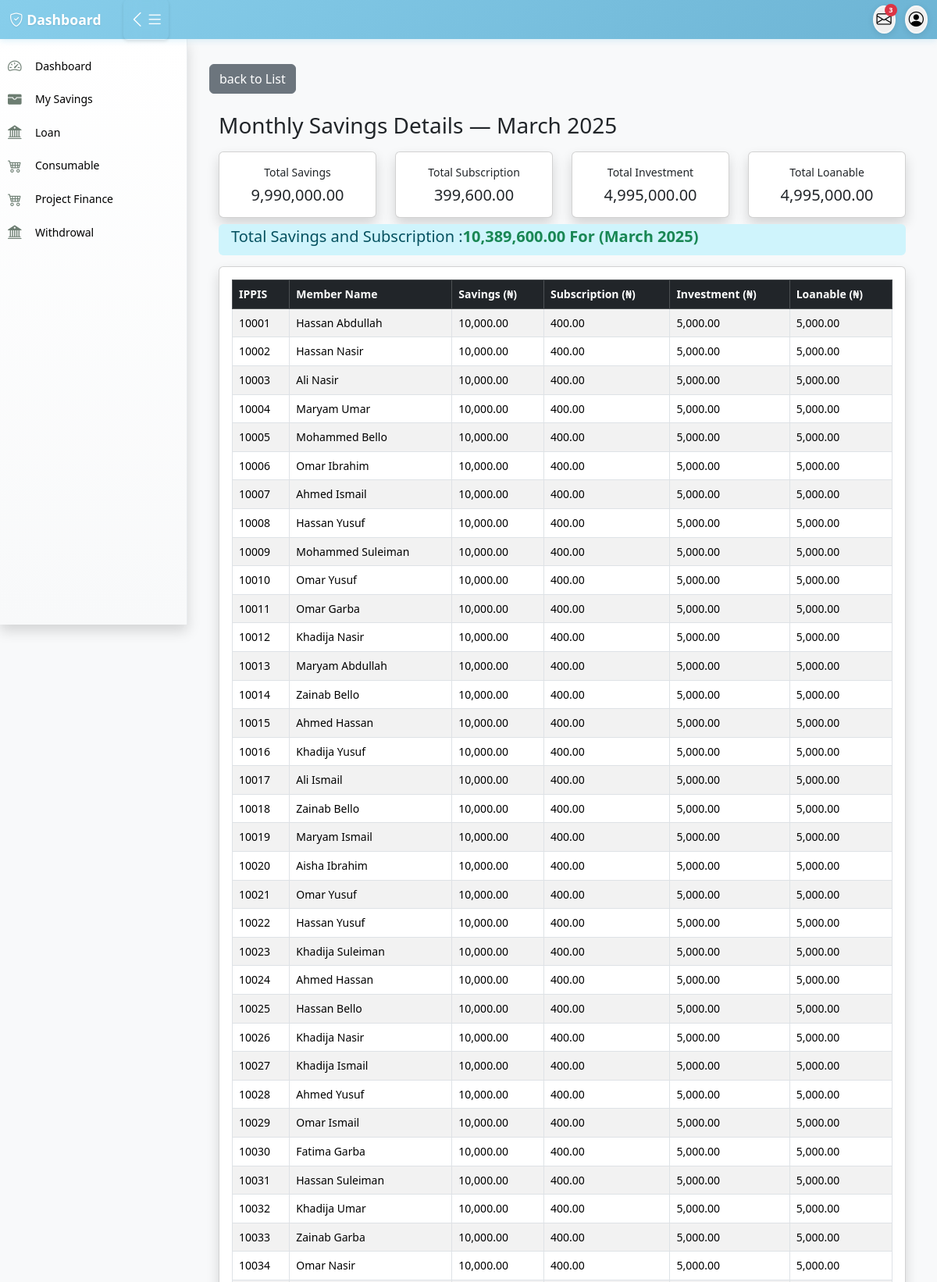
/savings/monthly-uploads/2025-03/ (upper part), run on the app's committed database.
### accounts/models.py (models this page shows, shortened)
class Member(models.Model):
    member = models.OneToOneField(User, on_delete=models.CASCADE, null=True, blank=True,related_name='member')
    ippis = models.IntegerField(unique=True)  # Required and unique
    total_savings = models.DecimalField(max_digits=12, decimal_places=2, blank=True, null=True)

class User(AbstractUser):
    first_name = models.CharField(max_length=100)
    last_name = models.CharField(max_length=100)
    other_name = models.CharField(max_length=100,blank=True,null=True)
    date_of_birth = models.DateField(blank=True,null=True)
    username = models.CharField(max_length=100, unique=True)
    savings = models.IntegerField(blank=True,null=True)
    account_type = models.CharField(max_length=100,blank=True,null=True)
    department = models.CharField(max_length=100)
    unit = models.CharField(max_length=100,blank=True,null=True)
    gender = models.ForeignKey(Gender, on_delete=models.CASCADE, blank=True, null=True)
    group = models.ForeignKey(UserGroup, on_delete=models.CASCADE, blank=True, null=True)
    marital_status = models.ForeignKey(MaritalStatus,on_delete=models.SET_NULL, null=True, blank=True)
    religion = models.ForeignKey(Religion, on_delete=models.SET_NULL, null=True, blank=True,)
    passport = models.ImageField(upload_to='passport', blank=True, null=True)
    phone1 = models.CharField(max_length=15,null=True, blank=True)
    phone2 = models.CharField(max_length=15, null=True, blank=True)
    email = models.EmailField(blank=True, null=True)
    member_number = models.CharField(max_length=100)

### savings/models.py (models this page shows, shortened)
class Savings(models.Model):
    member = models.ForeignKey("accounts.Member", on_delete=models.CASCADE,related_name="savings")
    month = models.DateField(db_index=True)
    month_saving = models.DecimalField(max_digits=10, decimal_places=2)
    original_amount = models.DecimalField(max_digits=10, decimal_places=2, null=True, blank=True)
    date_created = models.DateTimeField(auto_now_add=True)
    class Meta:
        unique_together = ("member", "month")  # Prevents duplicates for the same month
        indexes = [
        models.Index(fields=["member", "month"]),
    ]

class Interest(models.Model):
    member = models.ForeignKey("accounts.Member", on_delete=models.CASCADE)
    month = models.DateField(db_index=True)
    amount_deducted = models.DecimalField(max_digits=10, decimal_places=2, default=400.00)
    date_deducted = models.DateField(auto_now_add=True)
    class Meta:
        unique_together = ("member", "month")  # Prevent duplicate deductions

class Investment(models.Model):
    member = models.ForeignKey("accounts.Member", on_delete=models.CASCADE)
    month = models.DateField(db_index=True)
    amount = models.DecimalField(max_digits=10, decimal_places=2)
    total_amount = models.DecimalField(max_digits=10, decimal_places=2)
    date_created = models.DateTimeField(auto_now_add=True)

class Loanable(models.Model):
    member = models.ForeignKey("accounts.Member", on_delete=models.CASCADE)
    month = models.DateField(db_index=True)
    amount = models.DecimalField(max_digits=10, decimal_places=2)
    total_amount = models.DecimalField(max_digits=10, decimal_places=2, null=False, blank=False)
    date_created = models.DateTimeField(auto_now_add=True)

### savings/views.py (the view)
# urls.py: path("monthly-uploads/<str:month>/", views.view_monthly_savings, name="view_monthly_savings"),
def view_monthly_savings(request, month):
    try:
        month_start = datetime.strptime(month, "%Y-%m").date()
    except ValueError:
        messages.error(request, "Invalid month format.")
        return redirect("monthly_savings_uploads")
    savings_qs = (
        Savings.objects
        .filter(month=month_start)
        .select_related("member")
        .order_by("member__ippis")
    )
    member_ids = [s.member_id for s in savings_qs]
    loanables = {
        l.member_id: l.amount for l in Loanable.objects.filter(member_id__in=member_ids, month=month_start)
    }
    investments = {
        i.member_id: i.amount for i in Investment.objects.filter(member_id__in=member_ids, month=month_start)
    }
    interests = {
        it.member_id: it.amount_deducted for it in Interest.objects.filter(member_id__in=member_ids, month=month_start)
    }
    savings_data = []
    for s in savings_qs:
        member = s.member
        savings_data.append({
            "member": member,
            "savings": s.month_saving,
            "interest": interests.get(member.id, 0),
            "investment": investments.get(member.id, 0),
            "loanable": loanables.get(member.id, 0),
        })
    paginator = Paginator(savings_data, 100)  # ✅ 25 members per page
    page_number = request.GET.get("page")
    page_obj = paginator.get_page(page_number)
    total_uploaded = sum(item["savings"] for item in savings_data)
    total_interest = sum(item["interest"] for item in savings_data)
    total_investment = sum(item["investment"] for item in savings_data)
    total_loanable = sum(item["loanable"] for item in savings_data)
    total_saving_intresr = total_uploaded + total_interest
    print(total_saving_intresr)
    context = {
        'total_saving_intresr':total_saving_intresr,
        "month": month_start,
        "page_obj": page_obj,
        "total_uploaded": total_uploaded,
        "total_interest": total_interest,
        "total_investment": total_investment,
        "total_loanable": total_loanable,
    }
    return render(request, "saving/monthly_savings_details.html", context)

### templates/saving/monthly_savings_details.html (shortened to what this page needs)
{% extends 'base/base.html' %}
{% load humanize %}
{% block content %}
<a href="{% url 'monthly_savings_uploads' %}" class="btn btn-secondary">back to List</a>
<div class="container mt-4">
    <h3>Monthly Savings Details — {{ month|date:"F Y" }}</h3>
    <div class="row">
  <div class="col-md-3 mt-2">
    <div class="card shadow text-dark text-center">
      <div class="card-body">
        <p class="card-title"> Total Savings</p>
        <h5 class="card-text ">{{ total_uploaded|floatformat:2|intcomma }}</h5>
      </div>
    </div>
  </div>
  <div class="col-md-3 mt-2">
    <div class="card shadow text-dark text-center">
      <div class="card-body">
        <p class="card-title">Total Subscription</p>
        <h5 class="card-text ">{{ total_interest|floatformat:2|intcomma }}</h5>
      </div>
    </div>
  </div>
  <div class="col-md-3 mt-2">
    <div class="card shadow text-dark text-center">
      <div class="card-body">
        <p class="card-title">Total Investment</p>
        <h5 class="card-text ">{{ total_investment|floatformat:2|intcomma }}</h5>
      </div>
    </div>
  </div>
  <div class="col-md-3 mt-2">
    <div class="card shadow text-dark text-center">
      <div class="card-body">
        <p class="card-title">Total Loanable</p>
        <h5 class="card-text ">{{ total_loanable|floatformat:2|intcomma }}</h5>
      </div>
    </div>
  </div>
</div>
<div class="alert alert-info py-1 mt-2">
  <h5>Total Savings and Subscription  :<strong class="text-success">{{total_saving_intresr|floatformat:2|intcomma}} For  ({{ month|date:"F Y" }})</strong></h5>
</div>
    <div class="card shadow p-3">
      <div class="table-responsive">
        <table class="table table-bordered table-striped">
            <thead class="table-dark">
                <tr>
                    <th>IPPIS</th>
                    <th>Member Name</th>
                    <th class="text-start">Savings (₦)</th>
                    <th class="text-start">Subscription (₦)</th>
                    <th class="text-start">Investment (₦)</th>
                    <th class="text-start">Loanable (₦)</th>
                </tr>
            </thead>
            <tbody>
                {% for data in page_obj %}
                <tr>
                    <td>{{ data.member.ippis }}</td>
                    <td>{{ data.member.member.first_name }} {{ data.member.member.last_name }}</td>
                    <td class="text-start">{{ data.savings|floatformat:2|intcomma }}</td>
                    <td class="text-start">{{ data.interest|floatformat:2|intcomma }}</td>
                    <td class="text-start">{{ data.investment|floatformat:2|intcomma }}</td>
                    <td class="text-start">{{ data.loanable|floatformat:2|intcomma }}</td>
                </tr>
                {% empty %}
                <tr>
                    <td colspan="6" class="text-center text-danger">No savings records found for this month.</td>
                </tr>
                {% endfor %}
            </tbody>
        </table>
    </div>
    </div>
</div>
{% endblock %}

### static/css/style.css (style rules this page uses)
:root { --sidebar-width: 240px; --sidebar-collapsed-width: 60px; --navbar-height: 50px; --primary-color: #cacadb; --primary-color: #5d5d81; --secondary-color: #4b4b6c; --accent-color: rgb(98, 145, 192); --success-color: #27ae60; --warning-color: #f39c12; --danger-color: #e74c3c; }
* { box-sizing: border-box; }
body { font-family: 'Segoe UI', Tahoma, Geneva, Verdana, sans-serif; background-color: #f8f9fa; margin: 0; padding: 0; font-size: 14px; line-height: 1.4; }
.alert { border: none; border-radius: 6px; margin-bottom: 0.875rem; padding: 0.75rem 1rem; font-size: 0.875rem; }

### data on the page
Member: member.ippis "10001", member.member.first_name "Hassan", member.member.last_name "Abdullah", savings "10,000.00", interest "400.00", investment "5,000.00", loanable "5,000.00"
Member: member.ippis "10002", member.member.first_name "Hassan", member.member.last_name "Nasir", savings "10,000.00", interest "400.00", investment "5,000.00", loanable "5,000.00"
Member: member.ippis "10003", member.member.first_name "Ali", member.member.last_name "Nasir", savings "10,000.00", interest "400.00", investment "5,000.00", loanable "5,000.00"
Member: member.ippis "10004", member.member.first_name "Maryam", member.member.last_name "Umar", savings "10,000.00", interest "400.00", investment "5,000.00", loanable "5,000.00"
Member: member.ippis "10005", member.member.first_name "Mohammed", member.member.last_name "Bello", savings "10,000.00", interest "400.00", investment "5,000.00", loanable "5,000.00"
Member: member.ippis "10006", member.member.first_name "Omar", member.member.last_name "Ibrahim", savings "10,000.00", interest "400.00", investment "5,000.00", loanable "5,000.00"
Member: member.ippis "10007", member.member.first_name "Ahmed", member.member.last_name "Ismail", savings "10,000.00", interest "400.00", investment "5,000.00", loanable "5,000.00"
Member: member.ippis "10008", member.member.first_name "Hassan", member.member.last_name "Yusuf", savings "10,000.00", interest "400.00", investment "5,000.00", loanable "5,000.00"
Member: member.ippis "10009", member.member.first_name "Mohammed", member.member.last_name "Suleiman", savings "10,000.00", interest "400.00", investment "5,000.00", loanable "5,000.00"
Member: member.ippis "10010", member.member.first_name "Omar", member.member.last_name "Yusuf", savings "10,000.00", interest "400.00", investment "5,000.00", loanable "5,000.00"
Member: member.ippis "10011", member.member.first_name "Omar", member.member.last_name "Garba", savings "10,000.00", interest "400.00", investment "5,000.00", loanable "5,000.00"
Member: member.ippis "10012", member.member.first_name "Khadija", member.member.last_name "Nasir", savings "10,000.00", interest "400.00", investment "5,000.00", loanable "5,000.00"
Member: member.ippis "10013", member.member.first_name "Maryam", member.member.last_name "Abdullah", savings "10,000.00", interest "400.00", investment "5,000.00", loanable "5,000.00"
Member: member.ippis "10014", member.member.first_name "Zainab", member.member.last_name "Bello", savings "10,000.00", interest "400.00", investment "5,000.00", loanable "5,000.00"
Member: member.ippis "10015", member.member.first_name "Ahmed", member.member.last_name "Hassan", savings "10,000.00", interest "400.00", investment "5,000.00", loanable "5,000.00"
Member: member.ippis "10016", member.member.first_name "Khadija", member.member.last_name "Yusuf", savings "10,000.00", interest "400.00", investment "5,000.00", loanable "5,000.00"
Member: member.ippis "10017", member.member.first_name "Ali", member.member.last_name "Ismail", savings "10,000.00", interest "400.00", investment "5,000.00", loanable "5,000.00"
Member: member.ippis "10018", member.member.first_name "Zainab", member.member.last_name "Bello", savings "10,000.00", interest "400.00", investment "5,000.00", loanable "5,000.00"
Member: member.ippis "10019", member.member.first_name "Maryam", member.member.last_name "Ismail", savings "10,000.00", interest "400.00", investment "5,000.00", loanable "5,000.00"
Member: member.ippis "10020", member.member.first_name "Aisha", member.member.last_name "Ibrahim", savings "10,000.00", interest "400.00", investment "5,000.00", loanable "5,000.00"
Member: member.ippis "10021", member.member.first_name "Omar", member.member.last_name "Yusuf", savings "10,000.00", interest "400.00", investment "5,000.00", loanable "5,000.00"
Member: member.ippis "10022", member.member.first_name "Hassan", member.member.last_name "Yusuf", savings "10,000.00", interest "400.00", investment "5,000.00", loanable "5,000.00"
Member: member.ippis "10023", member.member.first_name "Khadija", member.member.last_name "Suleiman", savings "10,000.00", interest "400.00", investment "5,000.00", loanable "5,000.00"
Member: member.ippis "10024", member.member.first_name "Ahmed", member.member.last_name "Hassan", savings "10,000.00", interest "400.00", investment "5,000.00", loanable "5,000.00"
Member: member.ippis "10025", member.member.first_name "Hassan", member.member.last_name "Bello", savings "10,000.00", interest "400.00", investment "5,000.00", loanable "5,000.00"
Member: member.ippis "10026", member.member.first_name "Khadija", member.member.last_name "Nasir", savings "10,000.00", interest "400.00", investment "5,000.00", loanable "5,000.00"
Member: member.ippis "10027", member.member.first_name "Khadija", member.member.last_name "Ismail", savings "10,000.00", interest "400.00", investment "5,000.00", loanable "5,000.00"
Member: member.ippis "10028", member.member.first_name "Ahmed", member.member.last_name "Yusuf", savings "10,000.00", interest "400.00", investment "5,000.00", loanable "5,000.00"
Member: member.ippis "10029", member.member.first_name "Omar", member.member.last_name "Ismail", savings "10,000.00", interest "400.00", investment "5,000.00", loanable "5,000.00"
Member: member.ippis "10030", member.member.first_name "Fatima", member.member.last_name "Garba", savings "10,000.00", interest "400.00", investment "5,000.00", loanable "5,000.00"
Member: member.ippis "10031", member.member.first_name "Hassan", member.member.last_name "Suleiman", savings "10,000.00", interest "400.00", investment "5,000.00", loanable "5,000.00"
Member: member.ippis "10032", member.member.first_name "Khadija", member.member.last_name "Umar", savings "10,000.00", interest "400.00", investment "5,000.00", loanable "5,000.00"
Member: member.ippis "10033", member.member.first_name "Zainab", member.member.last_name "Garba", savings "10,000.00", interest "400.00", investment "5,000.00", loanable "5,000.00"
Member: member.ippis "10034", member.member.first_name "Omar", member.member.last_name "Nasir", savings "10,000.00", interest "400.00", investment "5,000.00", loanable "5,000.00"

### other printed values
{{ month|date:"F Y" }} "March 2025"
{{ total_uploaded|floatformat:2|intcomma }} "9,990,000.00"
{{ total_interest|floatformat:2|intcomma }} "399,600.00"
{{ total_investment|floatformat:2|intcomma }} "4,995,000.00"
{{ total_loanable|floatformat:2|intcomma }} "4,995,000.00"
{{ total_saving_intresr|floatformat:2|intcomma }} "10,389,600.00"
